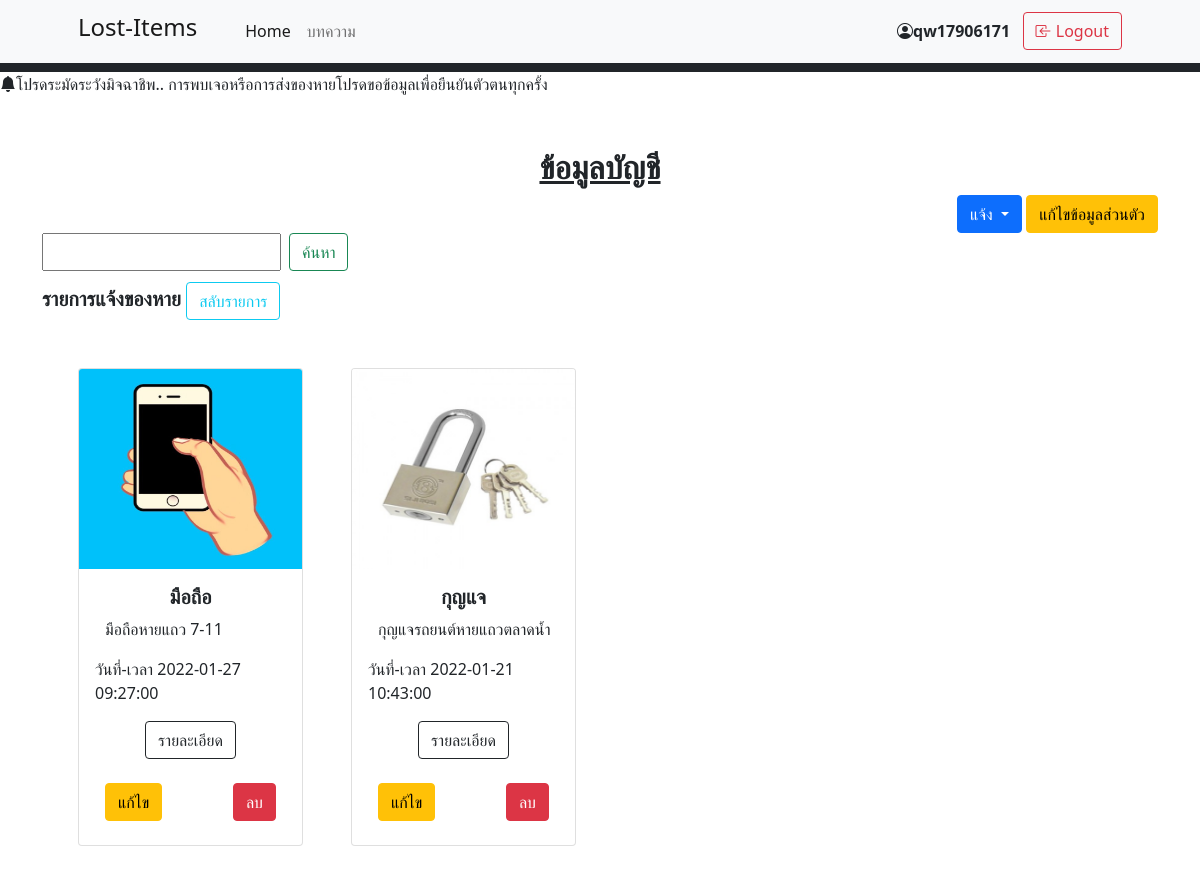
Screenshot of /user_info.php (signed in) with the database file from the repository.
### tables this page shows
CREATE TABLE `announce` (
  `ID_an` int(11) NOT NULL,
  `text` varchar(6000) NOT NULL
);

CREATE TABLE `item_lost` (
  `ID_Item` int(11) NOT NULL,
  `user_id` int(11) NOT NULL,
  `image` varchar(250) NOT NULL,
  `name` varchar(45) NOT NULL,
  `title` varchar(250) NOT NULL,
  `date` timestamp NOT NULL DEFAULT current_timestamp(),
  `detail` varchar(1000) NOT NULL,
  `reward` varchar(10) NOT NULL
);

### user_info.php (the view, shortened to what this page needs)
<!DOCTYPE html>
<html lang="en">
    <head>
        <link href="https://cdn.jsdelivr.net/npm/bootstrap-icons@1.5.0/font/bootstrap-icons.css" rel="stylesheet" />
        <link href="css/styles.css" rel="stylesheet" />
    </head>
    <body >
        <nav class="navbar navbar-expand-lg navbar-light bg-light fixed-top">
            <div class="container px-4 px-lg-5">
                <a class="navbar-brand" href="#!"><h4>Lost-Items</h4></a>
                <div class="collapse navbar-collapse" id="navbarSupportedContent">
                    <ul class="navbar-nav me-auto mb-2 mb-lg-0 ms-lg-4">
                        <li class="nav-item"><a class="nav-link active" aria-current="page" href="index.php">Home</a></li>
                        <li class="nav-item"><a class="nav-link" href="admin/index-articles.php">บทความ</a></li>
                     </ul>
                     <i class="bi bi-person-circle"></i> <b><?php echo $_SESSION["username"]; ?></b>  &nbsp; &nbsp;
                    <form class="d-flex" action="db/logout.php">
                        <button class="btn btn-outline-danger"  type="submit">
                        <i class="bi bi-box-arrow-in-left"></i>
                            Logout
                        </button>
                    </form>
                </div>
            </div>
        </nav>
        <?php
      require_once('db/connection.php');
      $mysqli = new mysqli($db_host, $db_user, $db_password, $db_name);
      $mysqli->set_charset("utf8");
      $sql = "SELECT *
         FROM announce ";
      $result = $mysqli->query($sql);
      $row = $result->fetch_object()
         ?>
        <marquee bgcolor="#CE6F5B" onmouseover="this.stop();" onmouseout="this.start();"><i class="bi bi-bell-fill"></i><?php echo $row->text ?></marquee>
        <section class="py-5">
        <div class="container ">
        <h2 align='center'><i class='fas fa-user' style='font-size:36px'></i><b><u> ข้อมูลบัญชี</b></u></h2>
        <div align="right"class="dropdown">
            <button class="btn btn-primary dropdown-toggle" type="button" id="dropdownMenuButton1" data-bs-toggle="dropdown" aria-expanded="false">
                แจ้ง
            </button>
            <a class="btn btn-warning" href="user_edit.php" role="button">แก้ไขข้อมูลส่วนตัว</a>
        </div>
        <?php $q = (isset($_GET['q']) ? $_GET['q'] : ''); ?>
        <form action="user_info.php" method="get" class="d-flex">
          <input class="me-2" type="text" name="q" >
          <button class="btn btn-outline-success" type="submit">ค้นหา</button>
        </form>
        <h5 align='left'><i class='fas fa-user' style='font-size:36px'></i> <b>รายการแจ้งของหาย <a class="btn btn-outline-info" href="user_info2.php" role="button">สลับรายการ</a></b></h5>
         </div>
<?php
if($q==''){
      require_once('db/connection.php');
      $mysqli = new mysqli($db_host, $db_user, $db_password, $db_name);
      $mysqli->set_charset("utf8");
      $user_id = $_SESSION['user_id'];
      $sql = "SELECT *
        FROM item_lost il INNER JOIN users u
        ON user_id = u.ID_users
        WHERE u.ID_users = $user_id
        ORDER BY date DESC";
      $result = $mysqli->query($sql);
      if (!$result) {
        echo ("Error: ". $mysqli->error);
      } else {
      ?>
    <div class="container px-4 px-lg-5 mt-5" >
    <div class="row gx-4 gx-lg-5 row-cols-2 row-cols-md-3 row-cols-xl-4 justify-content-left" >
      <?php while($row = $result->fetch_object()){ ?>
                    <div class="col mb-5">
                        <div class="card h-100">
                            <img class="card-img-top" style="width:300;height:200px;"src="upload/<?php echo $row->image ?>" alt="..." />
                            <div class="card-body ">
                                <div class="text-center">
                                    <h5 class="fw-bolder"><?php echo $row->name ?></h5>
                                </div>
                                <p style="text-indent:10px;"><?php echo $row->title ?><p>
                                <div class="text-left">
                                   วันที่-เวลา <?php echo $row->date ?>
                                </div>
                            </div>
                            <div class="card-footer p-4 pt-0 border-top-0 bg-transparent">
                                <div class="text-center"><a class="btn btn-outline-dark mt-auto" href="item_detail.php?id=<?php echo $row->ID_Item?>">รายละเอียด</a></div>
                            </div>
                            <div class="card-footer p-4 pt-0 border-top-0 bg-transparent">
                                <div class="text-center">
                                    <a class="btn btn-warning mt-auto" href="edit_item_lost.php?id=<?php echo $row->ID_Item?>">แก้ไข</a>
                                    <a class="btn btn-danger mt-auto" onclick="return confirm('คุณต้องการที่จะลบรายการหรือไม่?');" href="db/delete_item_lost.php?id=<?php echo $row->ID_Item?>">ลบ</a>
                                </div>
                            </div>
                        </div>
                    </div>
      <?php
      }
      ?>
      <?php
    }
}else if($q!=''){
     require_once('db/connection.php');
     $mysqli = new mysqli($db_host, $db_user, $db_password, $db_name);
     $mysqli->set_charset("utf8");
     if ($mysqli->connect_errno) {
     echo "Failed to connect to MySQL: (" . $mysqli->connect_errno . ") " . $mysqli->connect_error;
     } else {
     }
     $sql = "SELECT *
       FROM item_lost il INNER JOIN users u
       ON user_id = u.ID_users
       WHERE title LIKE '%$q%' OR name LIKE '%$q%'
       ORDER BY date DESC";
     $result = $mysqli->query($sql);
     if (!$result) {
       echo ("Error: ". $mysqli->error);
     } else {
     ?>
     <div class="container px-4 px-lg-5 mt-5">
    <div class="row gx-4 gx-lg-5 row-cols-2 row-cols-md-3 row-cols-xl-4 justify-content-left" >
     <?php while($row = $result->fetch_object()){ ?>
         <div class="col mb-5" >
         <div class="card h-100">
                            <img class="card-img-top" style="width:300;height:200px;"src="upload/<?php echo $row->image ?>" alt="..." />
                            <div class="card-body ">
                                <div class="text-center">
                                    <h5 class="fw-bolder"><?php echo $row->name ?></h5>
                                </div>
                                <p style="text-indent:10px;"><?php echo $row->title ?><p>
                                <div class="text-left">
                                   วันที่-เวลา <?php echo $row->date ?>
                                </div>
                            </div>
                            <div class="card-footer p-4 pt-0 border-top-0 bg-transparent">
                                <div class="text-center"><a class="btn btn-outline-dark mt-auto" href="item_detail.php?id=<?php echo $row->ID_Item?>">รายละเอียด</a></div>
                            </div>
                            <div class="card-footer p-4 pt-0 border-top-0 bg-transparent">
                                <div class="text-center">
                                    <a class="btn btn-warning mt-auto" href="edit_item_lost.php?id=<?php echo $row->ID_Item?>">แก้ไข</a>
                                        &nbsp; &nbsp; &nbsp; &nbsp; &nbsp; &nbsp; &nbsp; &nbsp;
                                    <a class="btn btn-danger mt-auto" onclick="return confirm('คุณต้องการที่จะลบรายการหรือไม่?');" href="db/delete_item_lost.php?id=<?php echo $row->ID_Item?>">ลบ</a>
                                </div>
                            </div>
                        </div>
                    </div>
            <?php
            }
            ?>
            <?php
     }
            }
?>
        </section>
    </body>
</html>

### rows the page displays
announce: text "โปรดระมัดระวังมิจฉาชิพ.. การพบเจอหรือการส่งของหายโปรดขอข้อมูลเพื่อยืนยันตัวตนทุกครั้ง"
item_lost: image (picture), name "มือถือ", title "มือถือหายแถว 7-11", date "2022-01-27 09:27:00"
item_lost: image (picture), name "กุญแจ", title "กุญแจรถยนต์หายแถวตลาดน้ำ", date "2022-01-21 10:43:00"

### other values shown
$_SESSION["username"] "qw17906171"
